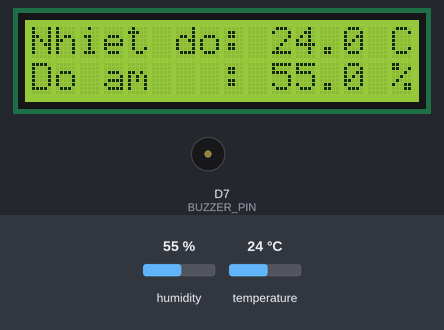
Bench run of a sketch on a simulated ESP8266 (NodeMCU). On the bench: 16×2 character LCD, buzzer (waves = sounding, pin HIGH). The inputs (shaded band) are chosen by the test bench; at power-on: humidity 55 %, temperature 24 °C. WiFi joins after 1.5 s; servers stay silent unless stated.

Above: at 4.8 s.
4.9 s: humidity set to 22 %
At 8.0 s:
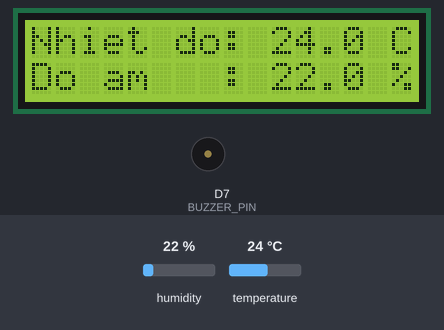
8.3 s: temperature set to 12 °C
At 10.6 s:
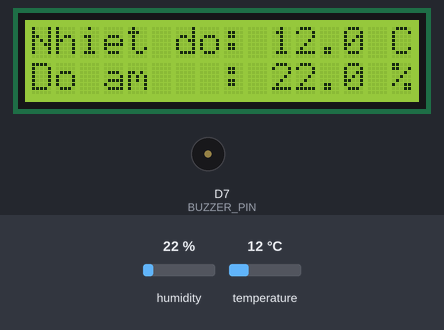
11.3 s: humidity set to 40 %
At 14.0 s:
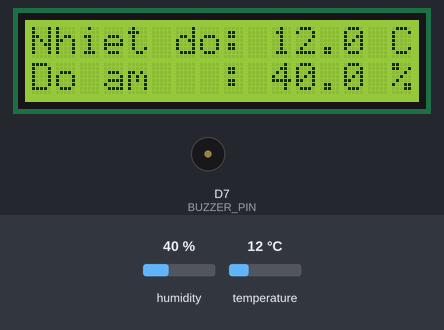
14.3 s: temperature set to 19 °C
At 16.5 s:
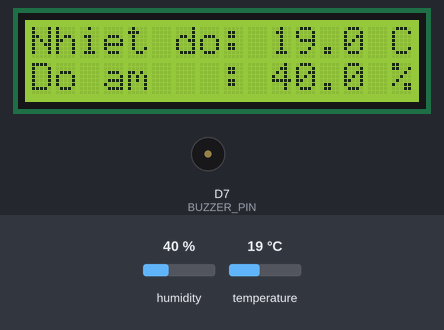
Timing chart, 0 to 18.0 s (numbered marks = the images above; inputs shaded):
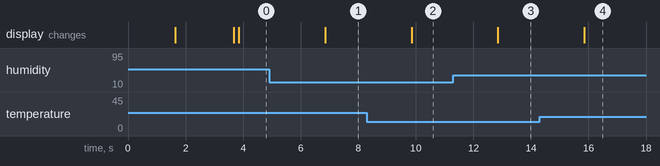

Measured:
- after the input at 4.9 s, the display: changes after 2.0 s (image 1)
- after the input at 8.3 s, the display: changes after 1.6 s (image 2)
- after the input at 11.3 s, the display: changes after 1.6 s (image 3)
- after the input at 14.3 s, the display: changes after 1.6 s (image 4)

The sketch:

phongngu.ino
```cpp
#include <ESP8266WiFi.h>
#include <espnow.h>
#include <FirebaseESP8266.h>
#include <Wire.h>
#include <LiquidCrystal_I2C.h>
#include <DHT.h>

#include <WiFiManager.h>

#define FIREBASE_HOST "baochay-e788a-default-rtdb.firebaseio.com"
#define FIREBASE_AUTH "wQLVgrdgWuC4eENASCjn8U7KeWV8G4Ku0lrzdYPh"

// ========== KHAI BÁO CHÂN AN TOÀN (Theo chuẩn của bạn) ==========
#define DHTPIN D6      // Cảm biến DHT cắm chân D6
#define BUZZER_PIN D7  // Còi cắm chân D7
#define DHTTYPE DHT11

// Ngưỡng nhiệt độ nguy hiểm để tự báo động cục bộ (phòng khi ESP-NOW lỗi)
#define NHIET_DO_NGUY_HIEM 45.0

DHT dht(DHTPIN, DHTTYPE);
LiquidCrystal_I2C lcd(0x27, 16, 2);

FirebaseData fbdo;
FirebaseAuth auth;
FirebaseConfig config;

// Cấu trúc nhận dữ liệu từ ESP32 (ESP-NOW)
typedef struct struct_message {
  int bao_chay;
} struct_message;
struct_message myData;

int buzzerState = 0;        // Báo động từ ESP-NOW (ESP32 báo cháy)
bool localOverheat = false; // Báo động cục bộ (DHT phòng này tự đo thấy quá nhiệt)
unsigned long lastReadTime = 0;

// Các biến phục vụ thuật toán đoán tình huống (Situation Estimation)
float prevTemp = -999.0;
unsigned long prevTempTime = 0;
float tempRate = 0.0;
bool preAlarmState = false;

// ================= HÀM NHẬN SÓNG ESP-NOW =================
void OnDataRecv(uint8_t *mac, uint8_t *incomingData, uint8_t len) {
  memcpy(&myData, incomingData, sizeof(myData));

  // Nếu nhận được số 1 từ ESP32 -> Kích hoạt báo động
  if (myData.bao_chay == 1) {
    buzzerState = 1;
  } else {
    buzzerState = 0;
  }
}

// ================= CÀI ĐẶT BAN ĐẦU =================
void setup() {
  Serial.begin(115200);

  // 1. Khởi tạo Còi
  pinMode(BUZZER_PIN, OUTPUT);
  digitalWrite(BUZZER_PIN, LOW);  // Tắt còi lúc mới bật

  // 2. Khởi tạo DHT
  dht.begin();

  // 3. Khởi tạo Màn hình I2C (Ép cứng chân chuẩn như bạn làm)
  Wire.begin(4, 5);  // 4 là D2 (SDA), 5 là D1 (SCL)
  lcd.init();
  lcd.backlight();

  // Màn hình chào mừng
  lcd.setCursor(0, 0);
  lcd.print("He Thong An Toan");
  lcd.setCursor(0, 1);
  lcd.print("Khoi dong...");

  // 4. Kết nối WiFi
  lcd.setCursor(0, 0);
  lcd.print("Cai dat WiFi... ");
  lcd.setCursor(0, 1);
  lcd.print("FireSentinel_Phu");

  WiFiManager wm;
  wm.setConfigPortalTimeout(60); // 60 giây chờ kết nối hoặc cấu hình mạng mới

  if (wm.autoConnect("FireSentinel_Phu_Setup")) {
    lcd.clear();
    lcd.print("WiFi Connected!");
    delay(1000);

    // 5. Kết nối Firebase
    config.database_url = FIREBASE_HOST;
    config.signer.tokens.legacy_token = FIREBASE_AUTH;
    Firebase.begin(&config, &auth);
    Firebase.reconnectWiFi(true);
  } else {
    lcd.clear();
    lcd.print("Local Mode!");
    delay(2000);
  }

  // 6. Khởi tạo ESP-NOW (Chạy song song, bất kể có WiFi hay không)
  WiFi.mode(WIFI_STA); // Đảm bảo chuyển sang chế độ STA để nhận sóng ESP-NOW
  if (esp_now_init() != 0) {
    Serial.println("Lỗi khởi tạo ESP-NOW");
    return;
  }
  esp_now_set_self_role(ESP_NOW_ROLE_SLAVE);
  esp_now_register_recv_cb(OnDataRecv);

  delay(1000);
  lcd.clear();
}

// ================= VÒNG LẶP CHÍNH =================
void loop() {
  // ƯU TIÊN 1: XỬ LÝ BÁO CHÁY (ESP-NOW truyền sang HOẶC quá nhiệt cục bộ)
  static bool wasAlarmActive = false;
  bool isAlarmActive = (buzzerState == 1 || localOverheat);

  if (isAlarmActive) {
    digitalWrite(BUZZER_PIN, HIGH);  // Bật còi
    lcd.setCursor(0, 0);

    if (buzzerState == 1) {
      // Báo động đến từ ESP32 qua ESP-NOW
      lcd.print("Phat Hien Nguy Hiem!!");
      lcd.setCursor(0, 1);
      lcd.print("MAU THOAT HIEM! ");
    } else {
      // Báo động cục bộ: DHT phòng này tự đo thấy quá nhiệt
      // (phòng trường hợp ESP-NOW mất kết nối / ESP32 lỗi)
      lcd.print("CANH BAO QUA NHIET");
      lcd.setCursor(0, 1);
      lcd.print("KIEM TRA CHAY HOAN!");
    }
    wasAlarmActive = true;
  } else {
    digitalWrite(BUZZER_PIN, LOW);  // Tắt còi
    if (wasAlarmActive) {
      lcd.clear();
      lastReadTime = 0; // Đọc và hiển thị lại nhiệt ẩm ngay lập tức
      wasAlarmActive = false;
    }
  }

  // ƯU TIÊN 2: ĐO NHIỆT ẨM & HIỂN THỊ (Đọc mỗi 3 giây 1 lần để cập nhật Firebase và tự động reset trạng thái)
  if (millis() - lastReadTime > 3000) {
    lastReadTime = millis();

    float h = dht.readHumidity();
    float t = dht.readTemperature();

    // Kiểm tra lỗi cảm biến
    if (isnan(h) || isnan(t)) {
      lcd.setCursor(0, 0);
      lcd.print("Loi cam bien DHT");
      lcd.setCursor(0, 1);
      lcd.print("Kiem tra day D6 ");
      if (WiFi.status() == WL_CONNECTED) {
        Firebase.setInt(fbdo, "/Loi_DHT", 1);
      }
    }
    // Nếu đọc thành công
    else {
      if (WiFi.status() == WL_CONNECTED) {
        Firebase.setInt(fbdo, "/Loi_DHT", 0);
      }

      // ===== KIỂM TRA QUÁ NHIỆT TUYỆT ĐỐI (báo động cục bộ, tự reset khi hạ nhiệt) =====
      if (t > NHIET_DO_NGUY_HIEM) {
        localOverheat = true;
      } else {
        localOverheat = false;
      }

      // Thuật toán đoán tình huống: Tính toán dT/dt (Tốc độ tăng nhiệt độ °C/giây)
      unsigned long currentTime = millis();
      if (prevTemp > -100.0) {
        float dt = (currentTime - prevTempTime) / 1000.0; // Đổi ra giây
        if (dt > 1.0) {
          float dT = t - prevTemp;
          tempRate = dT / dt; // °C/s

          // Dự đoán cháy sớm (Pre-alarm): Chỉ cảnh báo khi nhiệt độ đã vượt quá 45°C và đang tăng nhanh
          if (tempRate > 0.15 && t > 45.0) {
            preAlarmState = true;
          } else {
            preAlarmState = false;
          }
        }
      }
      prevTemp = t;
      prevTempTime = currentTime;

      // Hiển thị kết quả lên LCD (Chỉ cập nhật khi không ở trạng thái báo động chính)
      if (!isAlarmActive) {
        if (preAlarmState) {
          lcd.setCursor(0, 0);
          lcd.print("TIEN CANH BAO!  ");
          lcd.setCursor(0, 1);
          lcd.print("NHIET TANG NHANH");

          // Cảnh báo bíp bíp ngắn (không hú liên tục như cháy thật)
          digitalWrite(BUZZER_PIN, HIGH);
          delay(100);
          digitalWrite(BUZZER_PIN, LOW);
        } else {
          lcd.setCursor(0, 0);
          lcd.print("Nhiet do: ");
          lcd.print(t, 1);
          lcd.print(" C ");

          lcd.setCursor(0, 1);
          lcd.print("Do am   : ");
          lcd.print(h, 1);
          lcd.print(" % ");
        }
      }

      // Đẩy dữ liệu lên Firebase (Lên Web App)
      if (WiFi.status() == WL_CONNECTED) {
        Firebase.setFloat(fbdo, "/Nhiet_Do", t);
        Firebase.setFloat(fbdo, "/Do_Am", h);
        Firebase.setFloat(fbdo, "/Toc_Do_Nhiet", tempRate);
        Firebase.setInt(fbdo, "/Tien_Canh_Bao", preAlarmState ? 1 : 0);
      }
    }
  }

  // ƯU TIÊN 3: LẮNG NGHE LỆNH "TẮT CÒI" TỪ APP WEB (FIREBASE)
  if (WiFi.status() == WL_CONNECTED && (buzzerState == 1 || localOverheat)) {
    if (Firebase.getInt(fbdo, "/Lenh_Tat_Bao_Dong")) {
      if (fbdo.intData() == 1) {
        buzzerState = 0;      // Tắt còi tại phòng ngủ
        localOverheat = false; // Tắt cả báo động cục bộ
        digitalWrite(BUZZER_PIN, LOW);
        lcd.clear();
        lcd.print("DA TAT BAO DONG");
        delay(2000);
        lcd.clear();
      }
    }
  }

  // Chống treo ESP
  delay(10);
}
```
